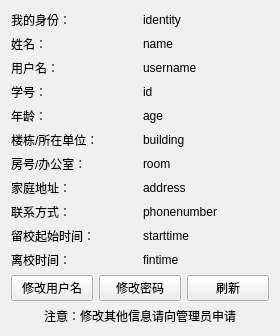
<?xml version="1.0" encoding="UTF-8"?>
<ui version="4.0">
 <class>MyInformation</class>
 <widget class="QWidget" name="MyInformation">
  <property name="geometry">
   <rect>
    <x>0</x>
    <y>0</y>
    <width>280</width>
    <height>270</height>
   </rect>
  </property>
  <property name="windowTitle">
   <string>MyInformation</string>
  </property>
  <property name="windowIcon">
   <iconset>
    <normaloff>images/myinformation.png</normaloff>images/myinformation.png</iconset>
  </property>
  <layout class="QVBoxLayout" name="verticalLayout_3">
   <item>
    <layout class="QHBoxLayout" name="horizontalLayout">
     <item>
      <layout class="QVBoxLayout" name="verticalLayout">
       <item>
        <widget class="QLabel" name="calssLabel">
         <property name="text">
          <string>我的身份：</string>
         </property>
        </widget>
       </item>
       <item>
        <widget class="QLabel" name="nameLabel">
         <property name="text">
          <string>姓名：</string>
         </property>
        </widget>
       </item>
       <item>
        <widget class="QLabel" name="usernameLabel">
         <property name="text">
          <string>用户名：</string>
         </property>
        </widget>
       </item>
       <item>
        <widget class="QLabel" name="idLabel">
         <property name="text">
          <string>学号：</string>
         </property>
        </widget>
       </item>
       <item>
        <widget class="QLabel" name="ageLabel">
         <property name="text">
          <string>年龄：</string>
         </property>
        </widget>
       </item>
       <item>
        <widget class="QLabel" name="buildingLabel">
         <property name="text">
          <string>楼栋/所在单位：</string>
         </property>
        </widget>
       </item>
       <item>
        <widget class="QLabel" name="roomLabel">
         <property name="text">
          <string>房号/办公室：</string>
         </property>
        </widget>
       </item>
       <item>
        <widget class="QLabel" name="addressLabel">
         <property name="text">
          <string>家庭地址：</string>
         </property>
        </widget>
       </item>
       <item>
        <widget class="QLabel" name="phoneLabel">
         <property name="text">
          <string>联系方式：</string>
         </property>
        </widget>
       </item>
       <item>
        <widget class="QLabel" name="starttimeLabel">
         <property name="text">
          <string>留校起始时间：</string>
         </property>
        </widget>
       </item>
       <item>
        <widget class="QLabel" name="fintimeLabel">
         <property name="text">
          <string>离校时间：</string>
         </property>
        </widget>
       </item>
      </layout>
     </item>
     <item>
      <layout class="QVBoxLayout" name="verticalLayout_2">
       <item>
        <widget class="QLabel" name="classText">
         <property name="text">
          <string>identity</string>
         </property>
        </widget>
       </item>
       <item>
        <widget class="QLabel" name="nameText">
         <property name="text">
          <string>name</string>
         </property>
        </widget>
       </item>
       <item>
        <widget class="QLabel" name="usernameText">
         <property name="text">
          <string>username</string>
         </property>
        </widget>
       </item>
       <item>
        <widget class="QLabel" name="idText">
         <property name="text">
          <string>id</string>
         </property>
        </widget>
       </item>
       <item>
        <widget class="QLabel" name="ageText">
         <property name="text">
          <string>age</string>
         </property>
        </widget>
       </item>
       <item>
        <widget class="QLabel" name="buildingText">
         <property name="text">
          <string>building</string>
         </property>
        </widget>
       </item>
       <item>
        <widget class="QLabel" name="roomText">
         <property name="text">
          <string>room</string>
         </property>
        </widget>
       </item>
       <item>
        <widget class="QLabel" name="addressText">
         <property name="text">
          <string>address</string>
         </property>
        </widget>
       </item>
       <item>
        <widget class="QLabel" name="phoneText">
         <property name="text">
          <string>phonenumber</string>
         </property>
        </widget>
       </item>
       <item>
        <widget class="QLabel" name="starttimeText">
         <property name="text">
          <string>starttime</string>
         </property>
        </widget>
       </item>
       <item>
        <widget class="QLabel" name="fintimeText">
         <property name="text">
          <string>fintime</string>
         </property>
        </widget>
       </item>
      </layout>
     </item>
    </layout>
   </item>
   <item>
    <layout class="QHBoxLayout" name="horizontalLayout_2">
     <item>
      <widget class="QPushButton" name="changeusername">
       <property name="text">
        <string>修改用户名</string>
       </property>
      </widget>
     </item>
     <item>
      <widget class="QPushButton" name="changepassword">
       <property name="text">
        <string>修改密码</string>
       </property>
      </widget>
     </item>
     <item>
      <widget class="QPushButton" name="flushBtn">
       <property name="text">
        <string>刷新</string>
       </property>
      </widget>
     </item>
    </layout>
   </item>
   <item>
    <widget class="QLabel" name="label">
     <property name="text">
      <string>注意：修改其他信息请向管理员申请</string>
     </property>
     <property name="alignment">
      <set>Qt::AlignCenter</set>
     </property>
    </widget>
   </item>
  </layout>
 </widget>
 <layoutdefault spacing="6" margin="11"/>
 <resources/>
 <connections/>
</ui>
